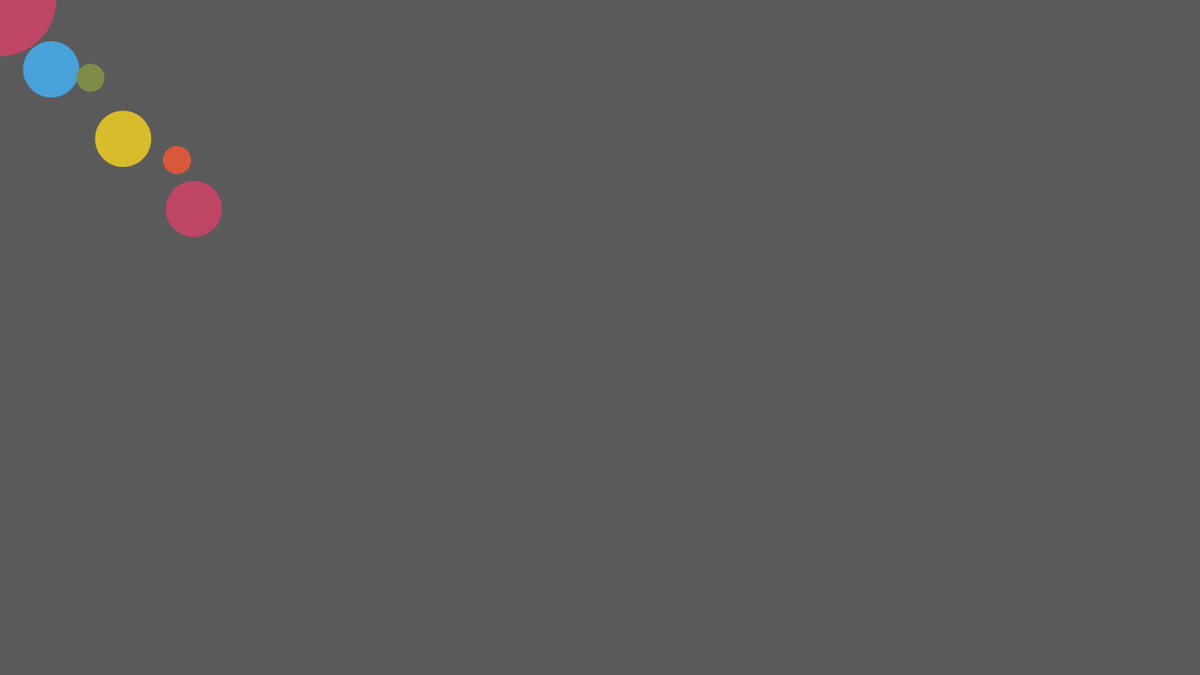
Frame 1 (no input)
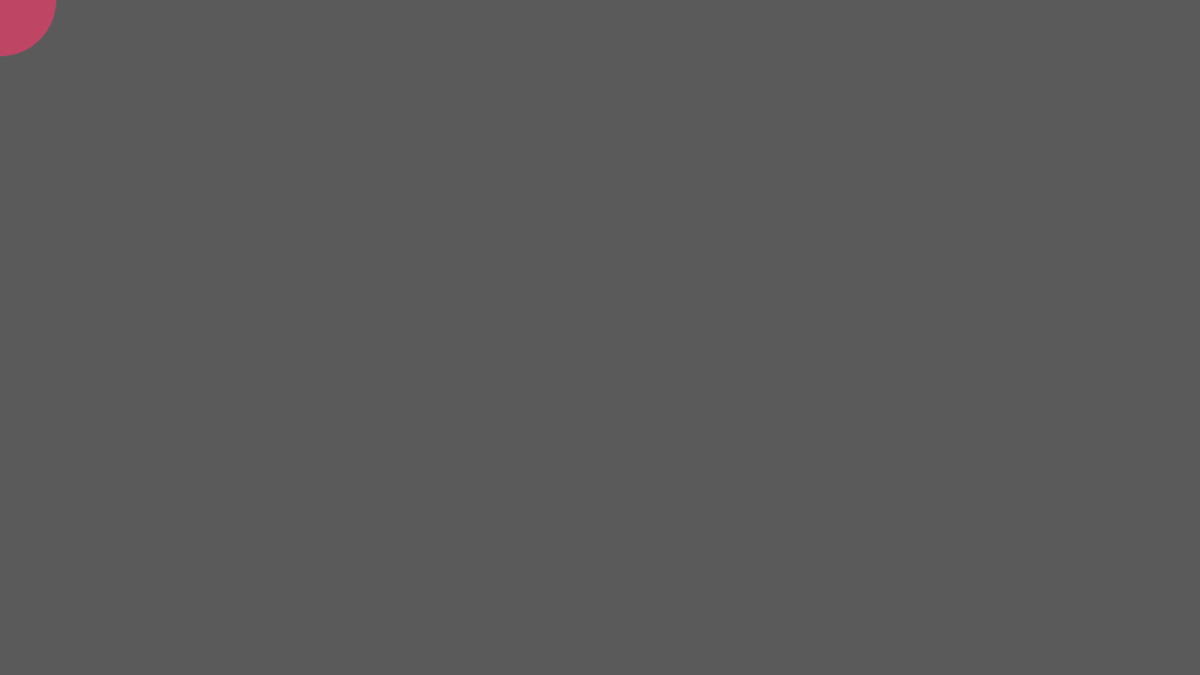
Frame 60 (the mouse pressed at the canvas centre just before this capture)
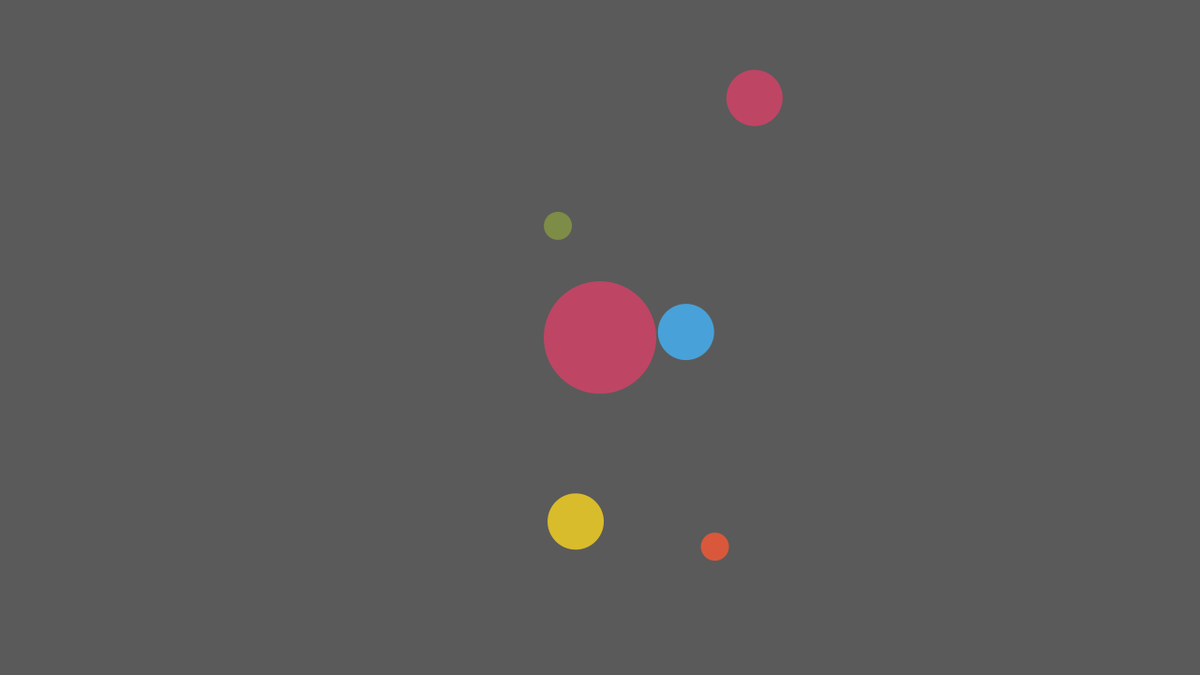
Frame 120 (the mouse held since frame 60 and released just before this capture)

The Processing sketch that drew these frames (run headless with seeded random() and noise(); from frame 60 on, the mouse is pressed at the canvas centre):

// Processing sketch: rotate_02
// ── rotate_02.pde
float rot;

float sz;

float x;

float y;

void setup() {
  size(1280, 720);

  rot=0;
  sz=120;
  x=0;
  y=0;
}

void draw() {



  background(90);

  x= mouseX;
  y= mouseY;

  pushMatrix();
  //transla9te(width/2, height/2);
  translate(x, y);


  strokeWeight(8);
  fill(#BF4565);
  noStroke();
  ellipse(0, 0, sz, sz);


  rot=rot+0.15;


  pushMatrix();
  rotate(rot);
   
  fill(#48A1D9);
  ellipse(65, 65, 60, 60);
 
  popMatrix();

  pushMatrix();
  rotate(-rot/2);
  fill(#7D8C46);
  ellipse(90, 90, 30, 30);
  popMatrix();

  pushMatrix();
  rotate(rot/2.5);
  fill(#D9BC2B);
  ellipse(140, 140, 60, 60);
  popMatrix();

  pushMatrix();
  rotate(-rot/3);
  fill(#d9583b);
  ellipse(180, 180, 30, 30);
  popMatrix();

  pushMatrix();
  rotate(rot/4);
  fill(#BF4565);
  ellipse(215, 215, 60, 60);
  popMatrix();










  popMatrix();
}
